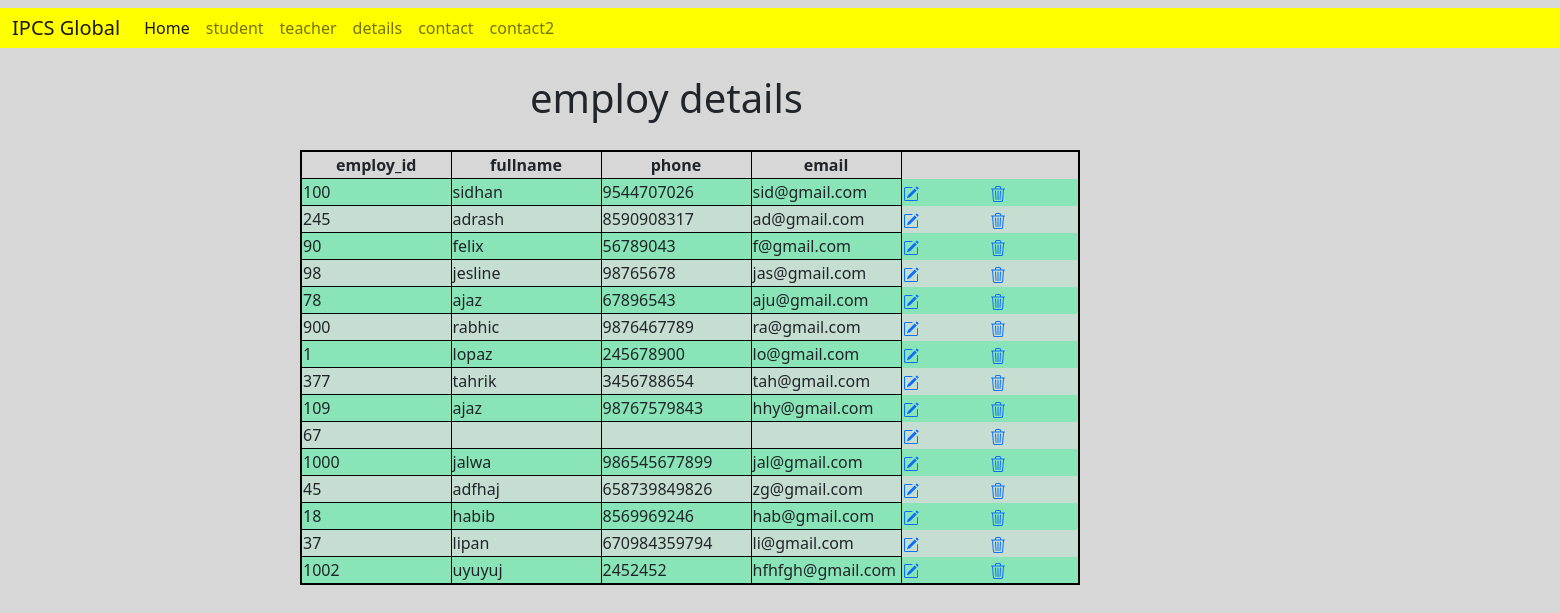
Screenshot of /employlist/ with the database file from the repository.
### app1/models.py (models this page shows)
class Employ(models.Model):
    Employ_Id=models.CharField(max_length=50,unique=True)
    fullname=models.CharField( max_length=50)
    email=models.EmailField(unique=True)
    phone=models.CharField(max_length=10)

### app1/views.py (the view)
# urls.py: path('employlist/',views.employlist,name='employlist')
def employlist(request):
    employlist={
        'dtls':Employ.objects.all()
    }
    return render(request,'employlist.html',employlist)

### app1/templates/employlist.html (shortened to what this page needs)
{% extends "ss.html" %}
{% load static %}
{% block content %}
<h1 class='hed-1'>employ details</h1>
<table class='tab-1'>
    <tr  class='j'>
        <th class='tab-2'>employ_id</th>
        <th class='tab-3'>fullname</th>
        <th class='tab-4'>phone</th>
        <th class='tab-5'>email</th>
    </tr>
    {% for i in dtls %}
    <tr class='trrrr' >
        <td class='tab-2'>{{i.Employ_Id}}</td>
        <td class='tab-3'>{{i.fullname}}</td>
        <td class='tab-4'>{{i.phone}}</td>
        <td class='tab-5'>{{i.email}}</td>
        <td ><a href=""></a></td>
        <td ><a href=""></a></td>
    </tr>
    {% endfor %}
</table>
{% endblock content  %}

### static/css/style.css (style rules this page uses)
.tab-1 { height: fit-content; width: 50%; border: 2px solid black; position: fixed; left: 300px; top: 150px; }
.tab-2 { width: 150px; height: auto; border: 1px solid black; }
.tab-3 { width: 150px; height: auto; border: 1px solid black; }
.tab-4 { width: 150px; height: auto; border: 1px solid black; }
.tab-5 { width: 150px; height: auto; border: 1px solid black; }
.trrrr:nth-child(odd) { background-color: rgb(198, 222, 210); }
.trrrr:nth-child(even) { background-color: rgb(137, 229, 183); }
.j { text-align: center; }
.hed-1 { position: relative; top: 18px; left: 530px; }
.body { background-color: #d7d7d7; }

### rows the page displays
Employ: Employ_Id "100", fullname "sidhan", phone "9544707026", email "sid@gmail.com"
Employ: Employ_Id "245", fullname "adrash", phone "8590908317", email "ad@gmail.com"
Employ: Employ_Id "90", fullname "felix", phone "56789043", email "f@gmail.com"
Employ: Employ_Id "98", fullname "jesline", phone "98765678", email "jas@gmail.com"
Employ: Employ_Id "78", fullname "ajaz", phone "67896543", email "aju@gmail.com"
Employ: Employ_Id "900", fullname "rabhic", phone "9876467789", email "ra@gmail.com"
Employ: Employ_Id "1", fullname "lopaz", phone "245678900", email "lo@gmail.com"
Employ: Employ_Id "377", fullname "tahrik", phone "3456788654", email "tah@gmail.com"
Employ: Employ_Id "109", fullname "ajaz", phone "98767579843", email "hhy@gmail.com"
Employ: Employ_Id "67"
Employ: Employ_Id "1000", fullname "jalwa", phone "986545677899", email "jal@gmail.com"
Employ: Employ_Id "45", fullname "adfhaj", phone "658739849826", email "zg@gmail.com"
Employ: Employ_Id "18", fullname "habib", phone "8569969246", email "hab@gmail.com"
Employ: Employ_Id "37", fullname "lipan", phone "670984359794", email "li@gmail.com"
Employ: Employ_Id "1002", fullname "uyuyuj", phone "2452452", email "hfhfgh@gmail.com"
